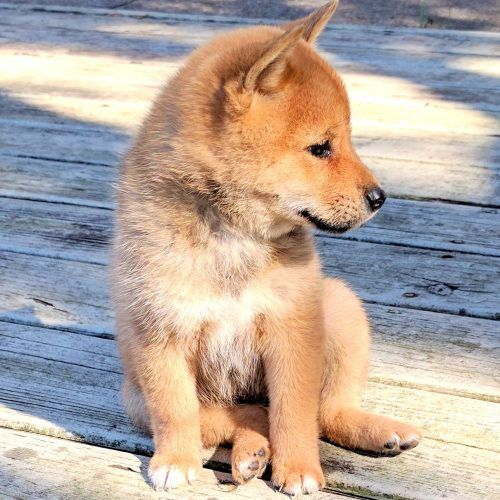
#> input picture dog.jpg, 500 x 500 px
$ python 45ImgChannel.py
#> lines starting #> are read from the running program, lines starting #| are printed output that depends on the picture
from PIL import Image

dog = Image.open("dog.jpg")
#> dog is the input picture: PIL image 500x500 RGB; mean R, G, B 182.3, 167.7, 158.3
cat = Image.open("cat.jpg")
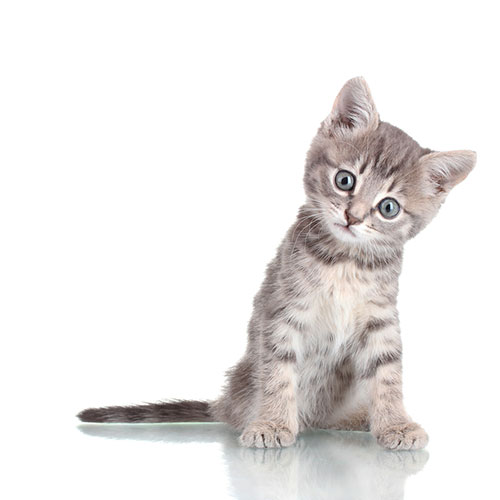
#> input picture cat.jpg, 500 x 500 px
#> cat is the input picture: PIL image 500x500 RGB; mean R, G, B 235.8, 233.5, 232.6

# case1: split into 3 channels
# print(dog.mode)
r, g, b = dog.split()
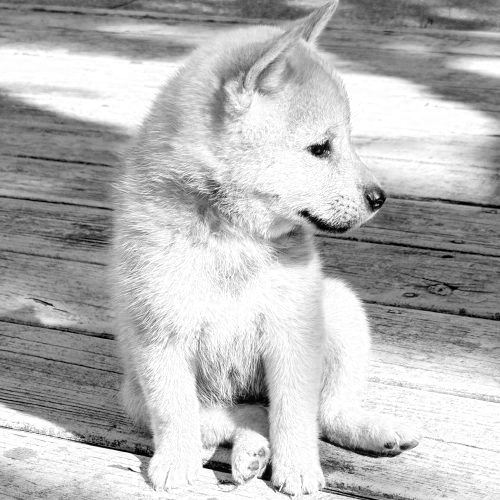
#> r: PIL image 500x500 L; min 0, max 255, mean 182.3
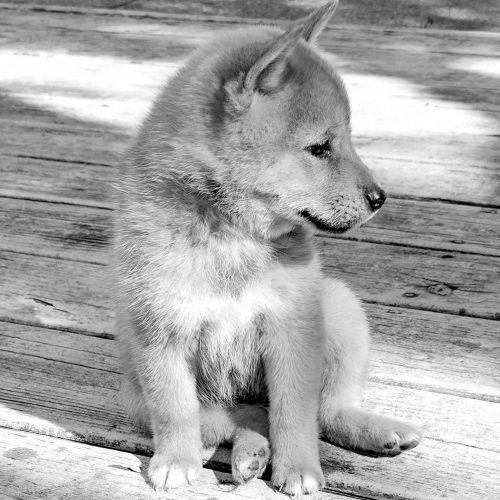
#> g: PIL image 500x500 L; min 0, max 255, mean 167.7
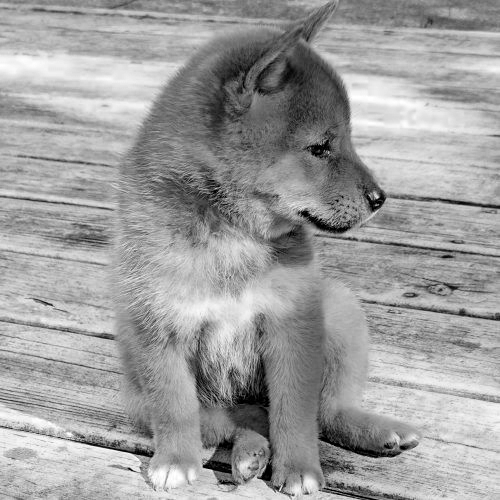
#> b: PIL image 500x500 L; min 0, max 255, mean 158.3

# [12 lines of commented-out code are left out]
r1, g1, b1 = dog.split()
r2, g2, b2 = cat.split()
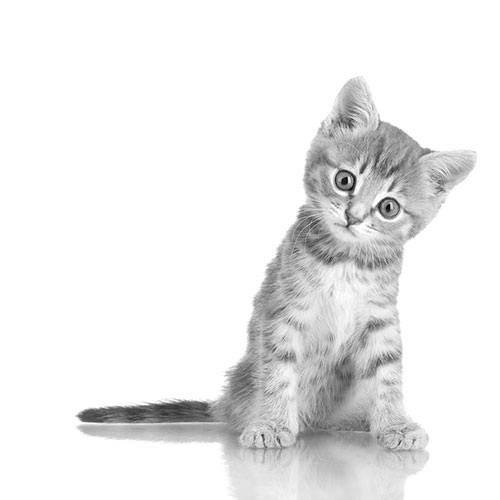
#> r2: PIL image 500x500 L; min 0, max 255, mean 235.8
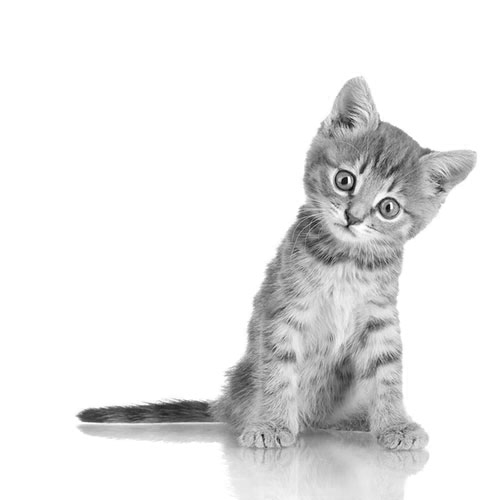
#> b2: PIL image 500x500 L; min 8, max 255, mean 232.6
new_img = Image.merge("RGB", (r1, g2, b1))
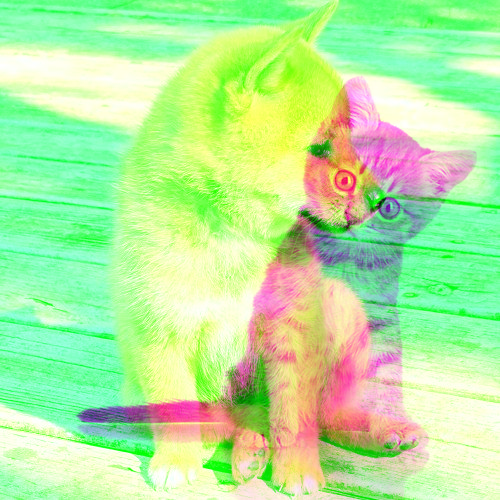
#> new_img: PIL image 500x500 RGB; mean R, G, B 182.3, 233.5, 158.3
new_img.show()
